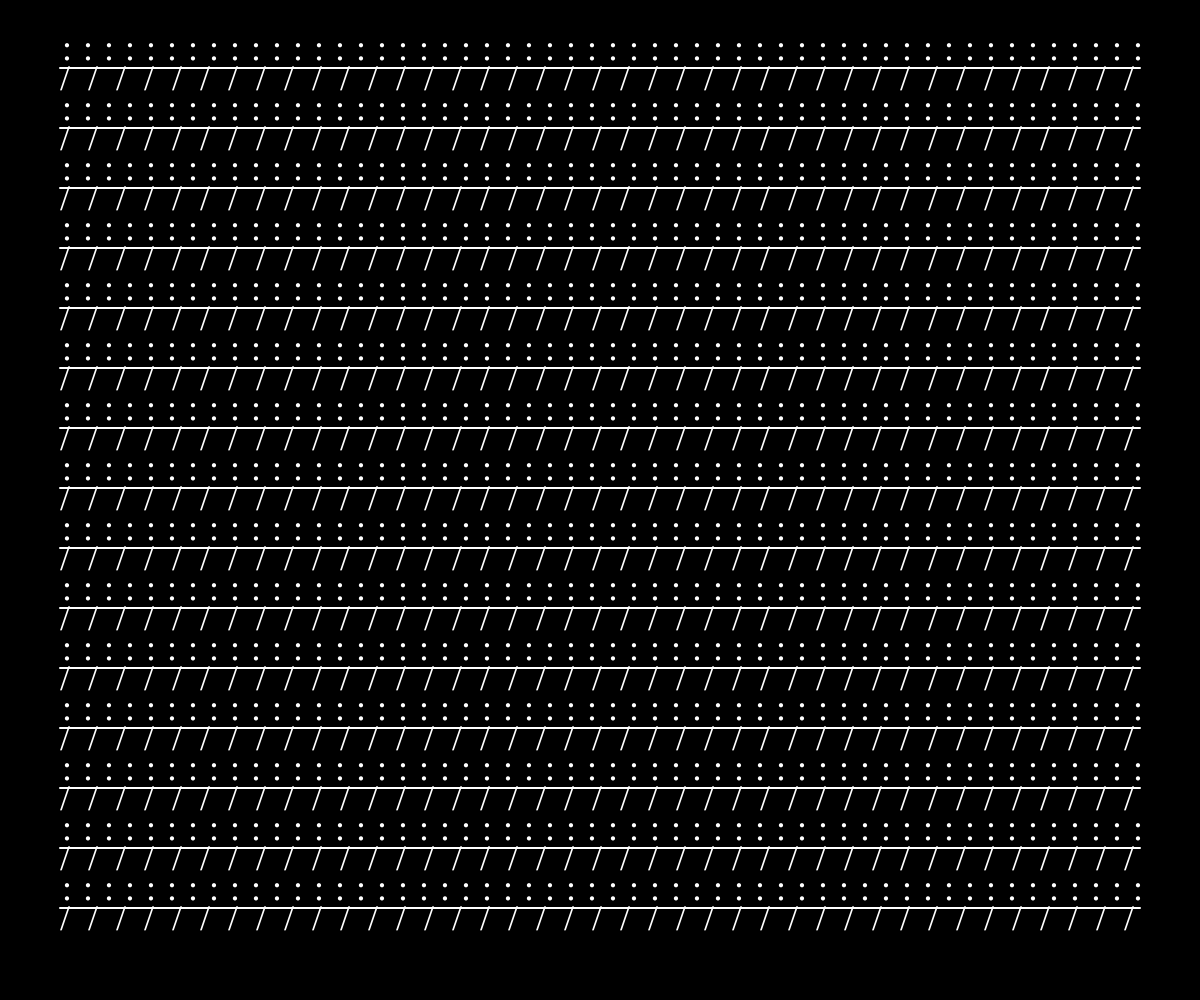
Frame 1 (no input)
Frame 2 (the mouse pressed at the canvas centre, redrawn once): identical to frame 1, image omitted

The p5.js sketch that drew this single still picture (run headless with seeded random() and noise() and a simulated clock; the mouse was pressed at the canvas centre and the sketch redrawn once):

// p5.js sketch
// ── sketch.js
/*
    title: 
    author: LenaMK
    date: 2025-04-29
    description: remédiation de l'Étude (parentèses et tiret en bas) d'AA réalisée à la machine écrire
*/

var largeur, hauteur
var texteH, texteW, fontSize
var font = "Typewriter Font"


var margins

function setup() { 
    colorMode(HSB, 360, 100, 100, 250);
    

    createCanvas(windowWidth, windowHeight); 
    margins = windowWidth*0.05
    largeur = windowWidth-margins
    hauteur = windowHeight-margins

    fontSize = 36
    textSize (fontSize)
    textFont(font) 

    texteH = textAscent()-2
    

    noLoop();

} 
   
   

function draw() { 
     

    fill(0, 0, 100);

    background(0, 0, 0)
    
   
  
    let alternate = true;

    

    for (let y = margins; y < hauteur; y += texteH){
        //**line** or  y height
        if (alternate){
            texteW = textWidth(" :") 
        }
        else {
            texteW = textWidth(" / ")
            //console.log("draw a line")
            stroke(0, 0, 100);
            strokeWeight(2)
            line(margins, y-texteH+8, largeur, y-texteH+8 )
        } 

        for ( let x = margins; x < largeur; x += texteW){ 
            // **column** or x position
            stroke(0, 0)
            if (alternate){
                x = x+2
                text(":", x, y)
            }
            else {
                text("/", x, y)
            
            }
        }
        alternate = !alternate

    }    


} 


function windowResized() {
    resizeCanvas(windowWidth, windowHeight);
    draw();
}
